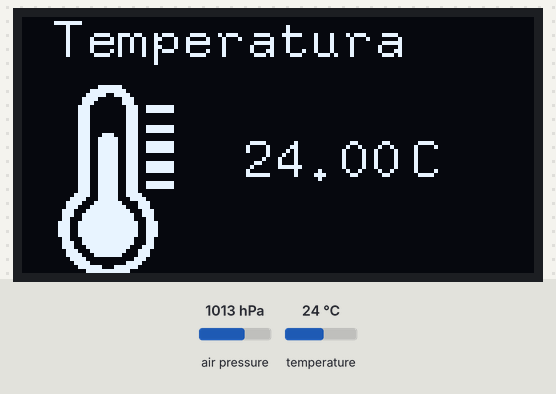
A sketch run on a simulated Arduino Uno, built with avr-gcc and run on an emulated ATmega328P. Parts: 128×64 one-colour display. The test bench sets the inputs (shaded band); at power-on: air pressure 1013 hPa, temperature 24 °C. What the sketch prints to the serial monitor is not drawn.

Above: at 4.0 s.
4.1 s: air pressure set to 952 hPa
At 6.0 s:
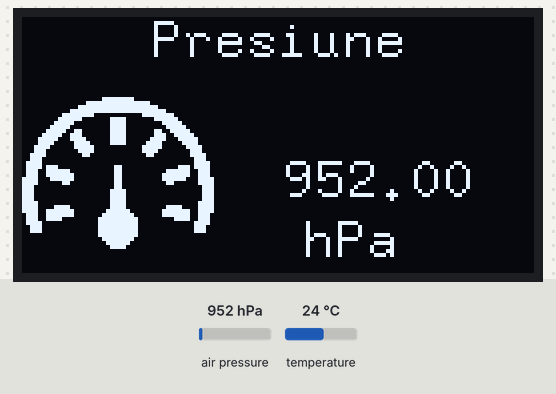
16.2 s: air pressure set to 975 hPa
At 23.0 s:
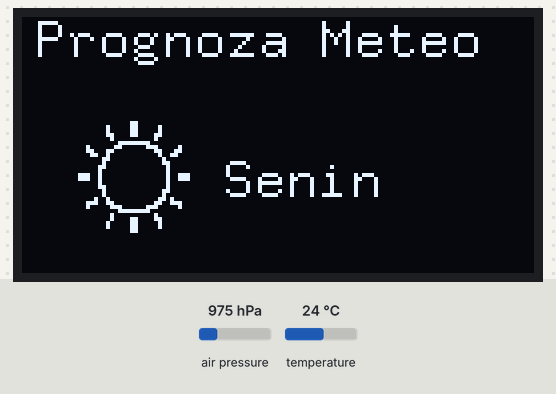
25.7 s: temperature set to 12 °C
At 32.5 s:
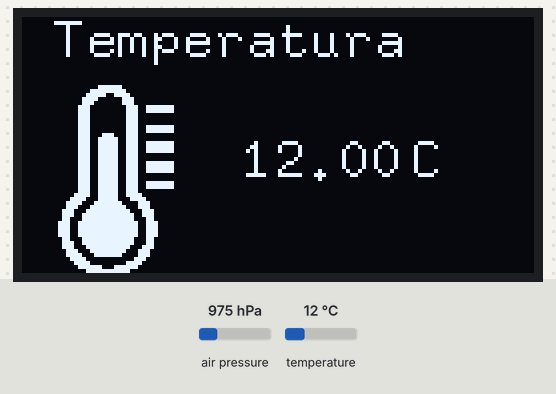
35.2 s: temperature set to 19 °C
At 39.6 s:
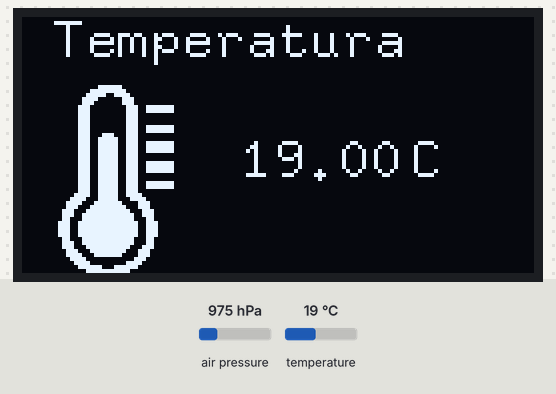
Timing chart, 0 to 41.1 s (numbered marks = the images above; inputs shaded):
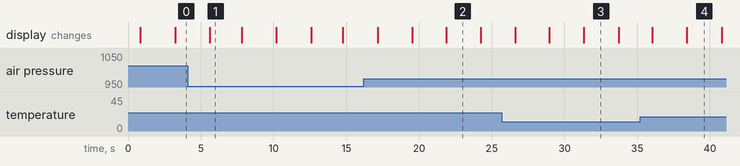

The sketch:

Statie_meteo_BMP280_Oled.ino
```cpp
/*Inspirat dupa: https://abidcg.wordpress.com/2018/10/14/bmp280-weather-station/
Modificat de Pekatonix, Tg-Mures, Ro
Conectiuni:
BMP280 la Arduino:
vcc la 5V (pentru varianta chinezeasca, pentru BMP280 de la Bosh: vcc la 3,3V)
Gnd la Gnd
SCL la A5
SDA la A4
Oled la Arduino:
Vcc la 5v sau 3.3v
Gnd la Gnd
SCL la A5
SDA la A4

Senzorul BMP280 merge cu biblioteca Adafruit_BMP280. Atentie, trebuie sa schimbati adresa I2C din librarie.
Urmati instructiunile de aici http://davidstein.cz/2017/09/30/arduino-bme280-could-not-find-a-valid-bme280-sensor-solved/
Modificati valorile presiunii atmosferice pentru "Prognoza Meteo" functie de altitudine.
*/

#include <Wire.h>
#include <SPI.h>
#include <Adafruit_Sensor.h>
#include <Adafruit_BMP280.h>
#define BMP_SCK 13
#define BMP_MISO 12
#define BMP_MOSI 11
#define BMP_CS 10

Adafruit_BMP280 bmp;

#include <U8glib.h>

U8GLIB_SSD1306_128X64 u8g(U8G_I2C_OPT_NONE|U8G_I2C_OPT_DEV_0); // I2C / TWI

float pressure;
float temp;
const uint8_t storm[] PROGMEM= {

0x00, 0x00, 0x00, 0x00, 0x00, 0x00, 0x00, 0x00, 0x00, 0xFE, 0x00, 0x00, 0x00, 0x00, 0x01, 0xFF,
0x80, 0x00, 0x00, 0x00, 0x07, 0x01, 0xC0, 0x00, 0x00, 0x00, 0x0E, 0x00, 0x60, 0x00, 0x00, 0x00,
0x0C, 0x00, 0x60, 0x00, 0x00, 0x00, 0x18, 0x00, 0x30, 0x00, 0x00, 0x00, 0x18, 0x00, 0x18, 0x00,
0x00, 0x00, 0x10, 0x00, 0x18, 0x00, 0x00, 0x03, 0xF0, 0x00, 0x1E, 0x00, 0x00, 0x07, 0xE0, 0x00,
0x0F, 0x00, 0x00, 0x0C, 0x00, 0x04, 0x01, 0x80, 0x00, 0x18, 0x00, 0x0C, 0x00, 0xC0, 0x00, 0x18,
0x00, 0x1C, 0x00, 0x40, 0x00, 0x10, 0x00, 0x1C, 0x00, 0x60, 0x00, 0x30, 0x00, 0x3C, 0x00, 0x60,
0x00, 0x30, 0x00, 0x6C, 0x00, 0x60, 0x00, 0x30, 0x00, 0xCC, 0x00, 0x60, 0x00, 0x10, 0x00, 0xCC,
0x00, 0x60, 0x00, 0x10, 0x01, 0x88, 0x00, 0x40, 0x00, 0x18, 0x03, 0x08, 0x00, 0xC0, 0x00, 0x0C,
0x06, 0x08, 0x01, 0x80, 0x00, 0x07, 0x06, 0x1F, 0xC3, 0x80, 0x00, 0x03, 0xFC, 0x0F, 0xFE, 0x00,
0x00, 0x00, 0x18, 0x01, 0x80, 0x00, 0x00, 0x00, 0x1F, 0x83, 0x00, 0x00, 0x00, 0x00, 0x01, 0x86,
0x00, 0x00, 0x00, 0x00, 0x01, 0x86, 0x00, 0x00, 0x00, 0x00, 0xC1, 0x8C, 0x30, 0x00, 0x00, 0x03,
0xC1, 0x18, 0x78, 0x00, 0x00, 0x07, 0xC1, 0x30, 0xF8, 0x00, 0x00, 0x0C, 0xC3, 0x31, 0x98, 0x00,
0x00, 0x08, 0x83, 0x63, 0x18, 0x00, 0x00, 0x18, 0x83, 0xC3, 0x10, 0x00, 0x00, 0x19, 0x83, 0x83,
0x30, 0x00, 0x00, 0x0F, 0x83, 0x01, 0xF0, 0x00, 0x00, 0x07, 0x07, 0x00, 0xE0, 0x00, 0x00, 0x00,
0x06, 0x00, 0x00, 0x00, 0x00, 0x00, 0x00, 0x00, 0x00, 0x00, 0x00, 0x00, 0x00, 0x00, 0x00, 0x00,
0x00, 0x00, 0x00, 0x00, 0x00, 0x00, 0x00, 0x00, 0x00, 0x00, 0x00, 0x00, 0x00, 0x00, 0x00, 0x00,
0x00, 0x00, 0x00, 0x00, 0x00, 0x00, 0x00, 0x00, 0x00, 0x00, 0x00, 0x00, 0x00, 0x00, 0x00, 0x00,
0x00, 0x00, 0x00, 0x00, 0x00, 0x00, 0x00, 0x00, 0x00, 0x00, 0x00, 0x00, 0x00, 0x00, 0x00, 0x00

};

const uint8_t presure[] PROGMEM = {
0x00, 0x00, 0x00, 0x00, 0x00, 0x00, 0x00, 0x00, 0x00, 0x00, 0x00, 0x00, 0x00, 0x00, 0x00, 0x00,
0x00, 0x00, 0x00, 0x00, 0x00, 0x00, 0x00, 0x00, 0x00, 0x00, 0x00, 0x00, 0x00, 0x00, 0x00, 0x00,
0x0F, 0xF0, 0x00, 0x00, 0x00, 0x00, 0xFF, 0xFF, 0x00, 0x00, 0x00, 0x03, 0xFF, 0xFF, 0xC0, 0x00,
0x00, 0x0F, 0xFF, 0xFF, 0xF0, 0x00, 0x00, 0x3F, 0xC0, 0x03, 0xFC, 0x00, 0x00, 0x7E, 0x03, 0xC0,
0x7E, 0x00, 0x00, 0xF8, 0x03, 0xC0, 0x1F, 0x00, 0x01, 0xF0, 0x03, 0xC0, 0x0F, 0x80, 0x03, 0xE6,
0x03, 0xC0, 0x67, 0xC0, 0x07, 0xCE, 0x03, 0xC0, 0x73, 0xE0, 0x0F, 0x8F, 0x03, 0xC0, 0xF1, 0xF0,
0x0F, 0x07, 0x83, 0xC1, 0xE0, 0xF0, 0x1E, 0x07, 0xC0, 0x03, 0xE0, 0x78, 0x1C, 0x03, 0xC0, 0x03,
0xC0, 0x38, 0x3C, 0x01, 0x80, 0x01, 0x80, 0x3C, 0x38, 0x00, 0x00, 0x00, 0x00, 0x1C, 0x78, 0x00,
0x00, 0x00, 0x00, 0x1E, 0x7B, 0x80, 0x01, 0x80, 0x01, 0xDE, 0x73, 0xF0, 0x01, 0x80, 0x0F, 0xCE,
0x73, 0xF8, 0x01, 0x80, 0x1F, 0xCE, 0xF1, 0xF8, 0x01, 0x80, 0x1F, 0x8F, 0xF0, 0x30, 0x01, 0x80,
0x0C, 0x0F, 0xE0, 0x00, 0x01, 0x80, 0x00, 0x07, 0xE0, 0x00, 0x03, 0xC0, 0x00, 0x07, 0xE0, 0x00,
0x03, 0xC0, 0x00, 0x07, 0xE0, 0x00, 0x03, 0xC0, 0x00, 0x07, 0xF0, 0x00, 0x03, 0xC0, 0x00, 0x0F,
0xF0, 0xF0, 0x03, 0xC0, 0x0F, 0x0F, 0xF3, 0xF8, 0x07, 0xE0, 0x1F, 0xCF, 0x73, 0xF8, 0x0F, 0xF0,
0x1F, 0xCE, 0x73, 0xC0, 0x1F, 0xF8, 0x03, 0xCE, 0x78, 0x00, 0x1F, 0xF8, 0x00, 0x1E, 0x38, 0x00,
0x1F, 0xF8, 0x00, 0x1C, 0x38, 0x00, 0x1F, 0xF8, 0x00, 0x1C, 0x00, 0x00, 0x1F, 0xF8, 0x00, 0x00,
0x00, 0x00, 0x0F, 0xF0, 0x00, 0x00, 0x00, 0x00, 0x07, 0xE0, 0x00, 0x00, 0x00, 0x00, 0x03, 0xC0,
0x00, 0x00, 0x00, 0x00, 0x00, 0x00, 0x00, 0x00, 0x00, 0x00, 0x00, 0x00, 0x00, 0x00, 0x00, 0x00,
0x00, 0x00, 0x00, 0x00, 0x00, 0x00, 0x00, 0x00, 0x00, 0x00, 0x00, 0x00, 0x00, 0x00, 0x00, 0x00
};
const uint8_t rain[] PROGMEM = {

0x00, 0x00, 0x00, 0x00, 0x00, 0x00, 0x00, 0x00, 0x00, 0x00, 0x00, 0x00, 0x00, 0x00, 0x00, 0x00,
0x00, 0x00, 0x00, 0x00, 0x00, 0x00, 0x00, 0x00, 0x00, 0x00, 0x00, 0x00, 0x00, 0x00, 0x00, 0x00,
0x00, 0x00, 0x00, 0x00, 0x00, 0x00, 0x07, 0xF0, 0x00, 0x00, 0x00, 0x00, 0x1C, 0x18, 0x00, 0x00,
0x00, 0x00, 0x30, 0x04, 0x00, 0x00, 0x00, 0x00, 0x60, 0x02, 0x00, 0x00, 0x00, 0x00, 0x40, 0x03,
0x00, 0x00, 0x00, 0x00, 0x80, 0x01, 0x00, 0x00, 0x00, 0x07, 0x80, 0x01, 0x80, 0x00, 0x00, 0x1E,
0x00, 0x00, 0xE0, 0x00, 0x00, 0x30, 0x00, 0x00, 0x18, 0x00, 0x00, 0x60, 0x00, 0x00, 0x08, 0x00,
0x00, 0x40, 0x00, 0x00, 0x0C, 0x00, 0x00, 0xC0, 0x00, 0x00, 0x04, 0x00, 0x00, 0xC0, 0x00, 0x00,
0x04, 0x00, 0x00, 0xC0, 0x00, 0x00, 0x04, 0x00, 0x00, 0x40, 0x00, 0x00, 0x04, 0x00, 0x00, 0x40,
0x00, 0x00, 0x0C, 0x00, 0x00, 0x60, 0x00, 0x00, 0x18, 0x00, 0x00, 0x38, 0x00, 0x00, 0x30, 0x00,
0x00, 0x0F, 0xFF, 0xFF, 0xE0, 0x00, 0x00, 0x00, 0x00, 0x00, 0x00, 0x00, 0x00, 0x06, 0x03, 0x01,
0x80, 0x00, 0x00, 0x0F, 0x07, 0x03, 0xC0, 0x00, 0x00, 0x1B, 0x09, 0x04, 0xC0, 0x00, 0x00, 0x32,
0x19, 0x0C, 0x80, 0x00, 0x00, 0x32, 0x19, 0x0C, 0x80, 0x00, 0x00, 0x1E, 0x0F, 0x07, 0x00, 0x00,
0x00, 0x00, 0x00, 0x20, 0x00, 0x00, 0x00, 0x00, 0xE0, 0x70, 0x00, 0x00, 0x00, 0x00, 0xA0, 0xD0,
0x00, 0x00, 0x00, 0x03, 0xA1, 0x10, 0x00, 0x00, 0x00, 0x02, 0x21, 0x30, 0x00, 0x00, 0x00, 0x03,
0x61, 0xB0, 0x00, 0x00, 0x00, 0x01, 0xC0, 0xE0, 0x00, 0x00, 0x00, 0x00, 0x00, 0x00, 0x00, 0x00,
0x00, 0x00, 0x00, 0x00, 0x00, 0x00, 0x00, 0x00, 0x00, 0x00, 0x00, 0x00, 0x00, 0x00, 0x00, 0x00,
0x00, 0x00, 0x00, 0x00, 0x00, 0x00, 0x00, 0x00, 0x00, 0x00, 0x00, 0x00, 0x00, 0x00, 0x00, 0x00,
0x00, 0x00, 0x00, 0x00, 0x00, 0x00, 0x00, 0x00, 0x00, 0x00, 0x00, 0x00, 0x00, 0x00, 0x00, 0x00};

const uint8_t temperature[] PROGMEM = {

0x00, 0x00, 0x1F, 0x80, 0x00, 0x00, 0x00, 0x00, 0x7F, 0xC0, 0x00, 0x00, 0x00, 0x00, 0xF9, 0xE0,
0x00, 0x00, 0x00, 0x01, 0xE0, 0x70, 0x00, 0x00, 0x00, 0x01, 0xC0, 0x70, 0x00, 0x00, 0x00, 0x03,
0x80, 0x39, 0xFC, 0x00, 0x00, 0x03, 0x80, 0x39, 0xFC, 0x00, 0x00, 0x03, 0x80, 0x38, 0x00, 0x00,
0x00, 0x03, 0x80, 0x38, 0x00, 0x00, 0x00, 0x03, 0x80, 0x38, 0x00, 0x00, 0x00, 0x03, 0x80, 0x39,
0xFC, 0x00, 0x00, 0x03, 0x80, 0x39, 0xFC, 0x00, 0x00, 0x03, 0x8E, 0x38, 0x00, 0x00, 0x00, 0x03,
0x9F, 0x38, 0x00, 0x00, 0x00, 0x03, 0x9F, 0x39, 0xFC, 0x00, 0x00, 0x03, 0x9F, 0x39, 0xFC, 0x00,
0x00, 0x03, 0x9F, 0x39, 0xFC, 0x00, 0x00, 0x03, 0x9F, 0x38, 0x00, 0x00, 0x00, 0x03, 0x9F, 0x38,
0x00, 0x00, 0x00, 0x03, 0x9F, 0x39, 0xFC, 0x00, 0x00, 0x03, 0x9F, 0x39, 0xFC, 0x00, 0x00, 0x03,
0x9F, 0x39, 0xFC, 0x00, 0x00, 0x03, 0x9F, 0x38, 0x00, 0x00, 0x00, 0x03, 0x9F, 0x38, 0x00, 0x00,
0x00, 0x03, 0x9F, 0x39, 0xFC, 0x00, 0x00, 0x03, 0x9F, 0x39, 0xFC, 0x00, 0x00, 0x03, 0x9F, 0x38,
0x00, 0x00, 0x00, 0x07, 0x9F, 0x3C, 0x00, 0x00, 0x00, 0x0F, 0x1F, 0x1E, 0x00, 0x00, 0x00, 0x1E,
0x3F, 0x87, 0x00, 0x00, 0x00, 0x1C, 0x7F, 0xC7, 0x00, 0x00, 0x00, 0x38, 0xFF, 0xE3, 0x80, 0x00,
0x00, 0x39, 0xFF, 0xF3, 0x80, 0x00, 0x00, 0x31, 0xFF, 0xF1, 0x80, 0x00, 0x00, 0x73, 0xFF, 0xF9,
0xC0, 0x00, 0x00, 0x73, 0xFF, 0xF9, 0xC0, 0x00, 0x00, 0x73, 0xFF, 0xF9, 0xC0, 0x00, 0x00, 0x73,
0xFF, 0xF9, 0xC0, 0x00, 0x00, 0x31, 0xFF, 0xF1, 0x80, 0x00, 0x00, 0x39, 0xFF, 0xF1, 0x80, 0x00,
0x00, 0x38, 0xFF, 0xE3, 0x80, 0x00, 0x00, 0x1C, 0x7F, 0xC7, 0x00, 0x00, 0x00, 0x1E, 0x3F, 0x87,
0x00, 0x00, 0x00, 0x0F, 0x00, 0x0E, 0x00, 0x00, 0x00, 0x07, 0x80, 0x3C, 0x00, 0x00, 0x00, 0x03,
0xF1, 0xF8, 0x00, 0x00, 0x00, 0x00, 0xFF, 0xE0, 0x00, 0x00, 0x00, 0x00, 0x3F, 0x80, 0x00, 0x00

};

const uint8_t sunny[] PROGMEM = {
0x00, 0x00, 0x00, 0x00, 0x00, 0x00, 0x00, 0x00, 0x00, 0x00, 0x00, 0x00, 0x00, 0x00, 0x00, 0x00,
0x00, 0x00, 0x00, 0x00, 0x00, 0x00, 0x00, 0x00, 0x00, 0x00, 0x00, 0x00, 0x00, 0x00, 0x00, 0x00,
0x00, 0x00, 0x00, 0x00, 0x00, 0x00, 0x00, 0x00, 0x00, 0x00, 0x00, 0x00, 0x00, 0x00, 0x00, 0x00,
0x00, 0x00, 0x00, 0x00, 0x00, 0x00, 0x00, 0x00, 0x00, 0x00, 0x00, 0x00, 0x00, 0x00, 0x00, 0x00,
0x00, 0x00, 0x00, 0x00, 0x03, 0x00, 0x00, 0x00, 0x00, 0x00, 0x83, 0x04, 0x00, 0x00, 0x00, 0x00,
0x83, 0x04, 0x00, 0x00, 0x00, 0x00, 0xC3, 0x0C, 0x00, 0x00, 0x00, 0x00, 0x40, 0x08, 0x00, 0x00,
0x00, 0x00, 0x1F, 0xE0, 0x00, 0x00, 0x00, 0x10, 0x30, 0x38, 0x20, 0x00, 0x00, 0x18, 0xC0, 0x0C,
0x60, 0x00, 0x00, 0x0C, 0x80, 0x04, 0xC0, 0x00, 0x00, 0x01, 0x80, 0x02, 0x00, 0x00, 0x00, 0x01,
0x00, 0x03, 0x00, 0x00, 0x00, 0x03, 0x00, 0x01, 0x00, 0x00, 0x00, 0x02, 0x00, 0x01, 0x00, 0x00,
0x00, 0x72, 0x00, 0x01, 0x38, 0x00, 0x00, 0x72, 0x00, 0x01, 0x38, 0x00, 0x00, 0x02, 0x00, 0x01,
0x00, 0x00, 0x00, 0x03, 0x00, 0x01, 0x00, 0x00, 0x00, 0x01, 0x00, 0x03, 0x00, 0x00, 0x00, 0x01,
0x00, 0x02, 0x00, 0x00, 0x00, 0x04, 0x80, 0x06, 0x80, 0x00, 0x00, 0x1C, 0xC0, 0x0C, 0xE0, 0x00,
0x00, 0x10, 0x70, 0x38, 0x20, 0x00, 0x00, 0x00, 0x1F, 0xE0, 0x00, 0x00, 0x00, 0x00, 0x40, 0x08,
0x00, 0x00, 0x00, 0x00, 0x43, 0x0C, 0x00, 0x00, 0x00, 0x00, 0x83, 0x04, 0x00, 0x00, 0x00, 0x00,
0x83, 0x04, 0x00, 0x00, 0x00, 0x00, 0x03, 0x00, 0x00, 0x00, 0x00, 0x00, 0x00, 0x00, 0x00, 0x00,
0x00, 0x00, 0x00, 0x00, 0x00, 0x00, 0x00, 0x00, 0x00, 0x00, 0x00, 0x00, 0x00, 0x00, 0x00, 0x00,
0x00, 0x00, 0x00, 0x00, 0x00, 0x00, 0x00, 0x00, 0x00, 0x00, 0x00, 0x00, 0x00, 0x00, 0x00, 0x00,
0x00, 0x00, 0x00, 0x00, 0x00, 0x00, 0x00, 0x00, 0x00, 0x00, 0x00, 0x00, 0x00, 0x00, 0x00, 0x00

};

const uint8_t intro[] PROGMEM= {

  0x00, 0x00, 0x00, 0x00, 0x00, 0x00, 0x00, 0x00, 0x00, 0x00, 0x00, 0x00, 0x00, 0x00, 0x00, 0x00,
  0x00, 0x00, 0x00, 0x00, 0x00, 0x00, 0x00, 0x00, 0x00, 0x00, 0x00, 0x00, 0x00, 0x00, 0x00, 0x00,
  0x00, 0x00, 0x00, 0x00, 0x00, 0x00, 0x00, 0x00, 0x00, 0x00, 0x00, 0x00, 0x00, 0x00, 0x00, 0x00,
  0x00, 0x00, 0x00, 0x00, 0x00, 0x00, 0x00, 0x00, 0x00, 0x00, 0x00, 0x00, 0x00, 0x00, 0x00, 0x00,
  0x00, 0x00, 0x00, 0x00, 0x00, 0x00, 0x00, 0x00, 0x00, 0x00, 0x00, 0x00, 0x00, 0x00, 0x00, 0x00,
  0x00, 0x00, 0x00, 0x00, 0x00, 0x00, 0x00, 0x00, 0x00, 0x00, 0x00, 0x00, 0x00, 0x00, 0x00, 0x00,
  0x00, 0x00, 0x00, 0x00, 0x00, 0x00, 0x00, 0x00, 0x00, 0x00, 0x00, 0x00, 0x00, 0x00, 0x00, 0x00,
  0x00, 0x00, 0x00, 0x00, 0x00, 0x00, 0x00, 0x00, 0x00, 0x00, 0x00, 0x00, 0x00, 0x00, 0x00, 0x00,
  0x00, 0x00, 0x00, 0x00, 0x00, 0x00, 0x00, 0x00, 0x00, 0x00, 0x00, 0x00, 0x00, 0x60, 0x00, 0x00,
  0x1f, 0xf0, 0x00, 0x00, 0x7c, 0x00, 0x0f, 0x00, 0x00, 0x00, 0x00, 0x00, 0x00, 0xf3, 0xf0, 0x18,
  0x3f, 0xfc, 0x00, 0x00, 0x7c, 0x00, 0x0f, 0x80, 0x00, 0x00, 0x00, 0x00, 0x00, 0xf3, 0xf0, 0x38,
  0x3f, 0xfe, 0x00, 0x00, 0x7c, 0x00, 0x0f, 0x80, 0x10, 0x00, 0x00, 0x00, 0x00, 0xf3, 0xf0, 0x30,
  0x3f, 0xff, 0x00, 0x00, 0x7c, 0x00, 0x1f, 0x80, 0x30, 0x00, 0x00, 0x00, 0x00, 0xf1, 0xf8, 0x30,
  0x3f, 0x1f, 0x80, 0x00, 0x7c, 0x00, 0x1f, 0x80, 0xf0, 0x00, 0x00, 0x00, 0x00, 0xf1, 0xf8, 0x70,
  0x3f, 0x1f, 0x80, 0x00, 0x7c, 0x00, 0x1f, 0x81, 0xf0, 0x00, 0x00, 0x00, 0x00, 0xf1, 0xf8, 0x60,
  0x3f, 0x0f, 0x80, 0x00, 0x7c, 0x00, 0x1f, 0xc1, 0xf0, 0x00, 0x00, 0x00, 0x00, 0x01, 0xfc, 0x60,
  0x3f, 0x0f, 0x80, 0x00, 0x7c, 0x00, 0x1f, 0xc1, 0xf0, 0x00, 0x00, 0x00, 0x00, 0x00, 0xfc, 0xe0,
  0x3f, 0x0f, 0x80, 0x00, 0x7c, 0x00, 0x1f, 0xc1, 0xf0, 0x00, 0x00, 0x00, 0x00, 0x00, 0xfc, 0xc0,
  0x3f, 0x0f, 0x81, 0xe0, 0x7c, 0x08, 0x3f, 0xc1, 0xf8, 0x0f, 0x80, 0xf1, 0xe0, 0x70, 0xfc, 0xc0,
  0x3f, 0x0f, 0xc3, 0xf0, 0x7c, 0x18, 0x3f, 0xc3, 0xfe, 0x1f, 0xc1, 0xfb, 0xf1, 0xf0, 0x7e, 0xc0,
  0x3f, 0x0f, 0x87, 0xf8, 0x7c, 0x18, 0x37, 0xc3, 0xfe, 0x3d, 0xe1, 0xf3, 0xf1, 0xf0, 0x7f, 0x80,
  0x3f, 0x0f, 0x87, 0x38, 0x7c, 0x30, 0x37, 0xe3, 0xfc, 0x7d, 0xf1, 0xff, 0xf1, 0xf0, 0x7f, 0x80,
  0x3f, 0x0f, 0x8f, 0x3c, 0x7c, 0x30, 0x37, 0xe1, 0xf0, 0x78, 0xf1, 0xff, 0xf1, 0xf0, 0x3f, 0x80,
  0x3f, 0x0f, 0x8f, 0x3c, 0x7c, 0x60, 0x37, 0xe1, 0xf0, 0x78, 0xf1, 0xfd, 0xf9, 0xf0, 0x3f, 0x00,
  0x3f, 0x0f, 0x9f, 0x3c, 0x7c, 0x60, 0x33, 0xe1, 0xf0, 0xf8, 0xf9, 0xf9, 0xf9, 0xf0, 0x3f, 0x00,
  0x3f, 0x1f, 0x9f, 0x1e, 0x7c, 0xe0, 0x63, 0xe1, 0xf0, 0xf8, 0xf9, 0xf8, 0xf9, 0xf0, 0x3f, 0x00,
  0x3f, 0x3f, 0x1f, 0x1e, 0x7c, 0xe0, 0x63, 0xe1, 0xf0, 0xf8, 0xf9, 0xf8, 0xf9, 0xf0, 0x1f, 0x80,
  0x3f, 0xff, 0x1f, 0x1e, 0x7c, 0xe0, 0x63, 0xe1, 0xf0, 0xf8, 0xf9, 0xf8, 0xf9, 0xf0, 0x1f, 0x80,
  0x3f, 0xfe, 0x1f, 0x1e, 0x7d, 0xe0, 0x63, 0xf1, 0xf0, 0xf8, 0xf9, 0xf8, 0xf9, 0xf0, 0x1f, 0x80,
  0x3f, 0xf8, 0x1f, 0x3e, 0x7d, 0xe0, 0x63, 0xf1, 0xf0, 0xf8, 0xf9, 0xf8, 0xf9, 0xf0, 0x1f, 0xc0,
  0x3f, 0x00, 0x1f, 0xfe, 0x7f, 0xf0, 0x63, 0xf1, 0xf0, 0xf8, 0xf9, 0xf8, 0xf9, 0xf0, 0x1f, 0xc0,
  0x3f, 0x00, 0x3f, 0xfe, 0x7f, 0xf0, 0xe1, 0xf1, 0xf0, 0xf8, 0xf9, 0xf8, 0xf9, 0xf0, 0x3f, 0xc0,
  0x3f, 0x00, 0x3f, 0xfc, 0x7f, 0xf0, 0xc1, 0xf1, 0xf0, 0xf8, 0xf9, 0xf8, 0xf9, 0xf0, 0x3f, 0xe0,
  0x3f, 0x00, 0x3f, 0x00, 0x7f, 0xf0, 0xe3, 0xf1, 0xf0, 0xf8, 0xf9, 0xf8, 0xf9, 0xf0, 0x37, 0xe0,
  0x3f, 0x00, 0x1f, 0x00, 0x7f, 0xf8, 0xff, 0xf1, 0xf0, 0xf8, 0xf9, 0xf8, 0xf9, 0xf0, 0x77, 0xe0,
  0x3f, 0x00, 0x1f, 0x00, 0x7c, 0xf8, 0xff, 0xf9, 0xf0, 0xf8, 0xf9, 0xf8, 0xf9, 0xf0, 0x77, 0xe0,
  0x3f, 0x00, 0x1f, 0x06, 0x7c, 0xf8, 0xff, 0xf9, 0xf0, 0xf8, 0xf9, 0xf8, 0xf9, 0xf0, 0x63, 0xf0,
  0x3f, 0x00, 0x1f, 0x06, 0x7c, 0xf8, 0xc1, 0xf9, 0xf0, 0xf8, 0xf9, 0xf8, 0xf9, 0xf0, 0xe3, 0xf0,
  0x3f, 0x00, 0x1f, 0x06, 0x7c, 0xf9, 0x80, 0xf9, 0xf0, 0xf8, 0xf9, 0xf8, 0xf9, 0xf0, 0xe3, 0xf0,
  0x3f, 0x00, 0x1f, 0x06, 0x7c, 0xfd, 0x80, 0xf9, 0xf0, 0xf8, 0xf9, 0xf8, 0xf9, 0xf0, 0xc1, 0xf8,
  0x3f, 0x00, 0x0f, 0x06, 0x7c, 0x7d, 0x80, 0xf9, 0xf0, 0x78, 0xf1, 0xf8, 0xf9, 0xf1, 0xc1, 0xf8,
  0x3f, 0x00, 0x0f, 0x8c, 0x7c, 0x7d, 0x80, 0xf8, 0xfe, 0x79, 0xf1, 0xf8, 0xf9, 0xf1, 0xc1, 0xf8,
  0x3f, 0x00, 0x0f, 0xdc, 0x7c, 0x7f, 0x80, 0xfc, 0xfe, 0x3d, 0xe1, 0xf8, 0xf9, 0xf1, 0x81, 0xfc,
  0x3f, 0x00, 0x07, 0xf8, 0x7c, 0x7f, 0x80, 0xfc, 0xfc, 0x3f, 0xe1, 0xf9, 0xf9, 0xf3, 0x80, 0xfc,
  0x1f, 0x00, 0x03, 0xf0, 0x7c, 0x7f, 0x00, 0x7c, 0x78, 0x0f, 0x80, 0xf0, 0xf0, 0xf3, 0x80, 0xfc,
  0x00, 0x00, 0x00, 0x00, 0x00, 0x00, 0x00, 0x00, 0x00, 0x00, 0x00, 0x00, 0x00, 0x00, 0x00, 0x00,
  0x00, 0x00, 0x00, 0x00, 0x00, 0x00, 0x00, 0x00, 0x00, 0x00, 0x00, 0x00, 0x00, 0x00, 0x00, 0x00,
  0x00, 0x00, 0x00, 0x00, 0x00, 0x00, 0x00, 0x00, 0x00, 0x00, 0x00, 0x00, 0x00, 0x00, 0x00, 0x00,
  0x00, 0x00, 0x00, 0x00, 0x00, 0x00, 0x00, 0x00, 0x00, 0x00, 0x00, 0x00, 0x00, 0x00, 0x00, 0x00,
  0x00, 0x00, 0x00, 0x00, 0x00, 0x00, 0x00, 0x00, 0x00, 0x00, 0x00, 0x00, 0x00, 0x00, 0x00, 0x00
};

const uint8_t cloudy[] PROGMEM= {

0x00, 0x00, 0x00, 0x00, 0x00, 0x00, 0x00, 0x00, 0x00, 0x00, 0x00, 0x00, 0x00, 0x00, 0x00, 0x00,
0x00, 0x00, 0x00, 0x00, 0x00, 0x00, 0x00, 0x00, 0x00, 0x00, 0x00, 0x00, 0x00, 0x00, 0x00, 0x00,
0x00, 0x00, 0x00, 0x00, 0x00, 0x00, 0x00, 0x08, 0x00, 0x00, 0x00, 0x00, 0x02, 0x08, 0x40, 0x00,
0x00, 0x00, 0x03, 0x08, 0x40, 0x00, 0x00, 0x00, 0x01, 0x00, 0xC0, 0x00, 0x00, 0x00, 0x00, 0x3C,
0x00, 0x00, 0x00, 0x00, 0x00, 0xFF, 0x00, 0x00, 0x00, 0x00, 0x31, 0x81, 0x8C, 0x00, 0x00, 0x00,
0x1B, 0x00, 0xD8, 0x00, 0x00, 0x00, 0x02, 0x00, 0x60, 0x00, 0x00, 0x00, 0x06, 0x00, 0x20, 0x00,
0x00, 0x00, 0x3F, 0x80, 0x20, 0x00, 0x00, 0x00, 0xE0, 0xC0, 0x10, 0x00, 0x00, 0x00, 0x80, 0x60,
0x17, 0x00, 0x00, 0x01, 0x80, 0x30, 0x10, 0x00, 0x00, 0x03, 0x00, 0x10, 0x10, 0x00, 0x00, 0x02,
0x00, 0x10, 0x20, 0x00, 0x00, 0x1E, 0x00, 0x1C, 0x20, 0x00, 0x00, 0x7C, 0x00, 0x0E, 0x48, 0x00,
0x00, 0xC0, 0x00, 0x01, 0xCC, 0x00, 0x00, 0x80, 0x00, 0x01, 0x84, 0x00, 0x01, 0x80, 0x00, 0x00,
0x80, 0x00, 0x01, 0x00, 0x00, 0x00, 0xC0, 0x00, 0x01, 0x00, 0x00, 0x00, 0xC0, 0x00, 0x01, 0x00,
0x00, 0x00, 0xC0, 0x00, 0x01, 0x00, 0x00, 0x00, 0x80, 0x00, 0x01, 0x80, 0x00, 0x00, 0x80, 0x00,
0x00, 0xC0, 0x00, 0x01, 0x80, 0x00, 0x00, 0x60, 0x00, 0x03, 0x00, 0x00, 0x00, 0x3F, 0xFF, 0xFE,
0x00, 0x00, 0x00, 0x00, 0x00, 0x00, 0x00, 0x00, 0x00, 0x00, 0x00, 0x00, 0x00, 0x00, 0x00, 0x00,
0x00, 0x00, 0x00, 0x00, 0x00, 0x00, 0x00, 0x00, 0x00, 0x00, 0x00, 0x00, 0x00, 0x00, 0x00, 0x00,
0x00, 0x00, 0x00, 0x00, 0x00, 0x00, 0x00, 0x00, 0x00, 0x00, 0x00, 0x00, 0x00, 0x00, 0x00, 0x00,
0x00, 0x00, 0x00, 0x00, 0x00, 0x00, 0x00, 0x00, 0x00, 0x00, 0x00, 0x00, 0x00, 0x00, 0x00, 0x00,
0x00, 0x00, 0x00, 0x00, 0x00, 0x00, 0x00, 0x00, 0x00, 0x00, 0x00, 0x00, 0x00, 0x00, 0x00, 0x00

};
void draw(void) {
// graphic commands to redraw the complete screen should be placed here

u8g.setFont(u8g_font_8x13);
u8g.setPrintPos(5,10);
u8g.print("Statie Meteo");

u8g.drawBitmapP( 0, 20, 16, 64,intro);
}

void draw_4(void){
pressure=bmp.readPressure()/100;

delay(1);
u8g.setPrintPos(32,10);
u8g.print("Presiune");
u8g.setPrintPos(65,45);
u8g.print(pressure);
u8g.setPrintPos(70,60);
u8g.print("hPa");
u8g.drawBitmapP( 0, 15, 6, 48,presure);

}

void draw_2(void){

u8g.setFont(u8g_font_8x13);

u8g.setPrintPos(0,10);
u8g.print(" Temperatura");

u8g.setPrintPos(55,40);
u8g.print(temp);
u8g.setPrintPos(97,40);
u8g.print("C");
u8g.drawBitmapP( 0, 17, 6,48,temperature);
}

void draw3(void){
u8g.setPrintPos(3,10);
u8g.print("Prognoza Meteo");

if ((pressure<=973.59)&&(pressure>970.5)){
u8g.drawBitmapP( 10, 15, 6, 48,cloudy);
u8g.setPrintPos(60,45);
u8g.print("Noros");
}
else if((pressure<970.49)&&(pressure>968.5))
{
u8g.drawBitmapP( 10, 15, 6, 48,rain);
u8g.setPrintPos(66,38);
u8g.print("Ploaie");}
else if((pressure>973.6)&&(pressure<1050))
{
u8g.drawBitmapP( 5, 15, 6, 48,sunny);
u8g.setPrintPos(50,45);
u8g.print("Senin");}
else if((pressure>968.49)&&(pressure<=955.0))
{
u8g.drawBitmapP( 5, 15, 6, 48,storm);
u8g.setPrintPos(60,45);
u8g.print("Furtuna");}

else{
u8g.setPrintPos(40,40);
u8g.print("Error!");
}

}
void setup() {
Serial.begin(9600);
Serial.println(F("BMP280 test"));

if (!bmp.begin()) {
Serial.println(F("Could not find a valid BMP280 sensor, check wiring!"));
// while (1);
}
u8g.firstPage(); // first page
do {
draw();
}
while( u8g.nextPage() );
delay(2000);

}

void loop() {
temp=bmp.readTemperature();
u8g.firstPage(); // second page
do {
draw_2();
}
while( u8g.nextPage() );
delay(2000);
u8g.firstPage(); // second page
do {
draw_4();
}
while( u8g.nextPage() );
delay(2000);
u8g.firstPage(); // second page
do {
draw3();
}
while( u8g.nextPage() );
delay(2000);
}
```

Measured:
- what the display in image 1 shows lasts 2.2 s, from 5.6 s to 7.8 s
- what the display in image 2 shows lasts 2.3 s, from 21.9 s to 24.2 s
